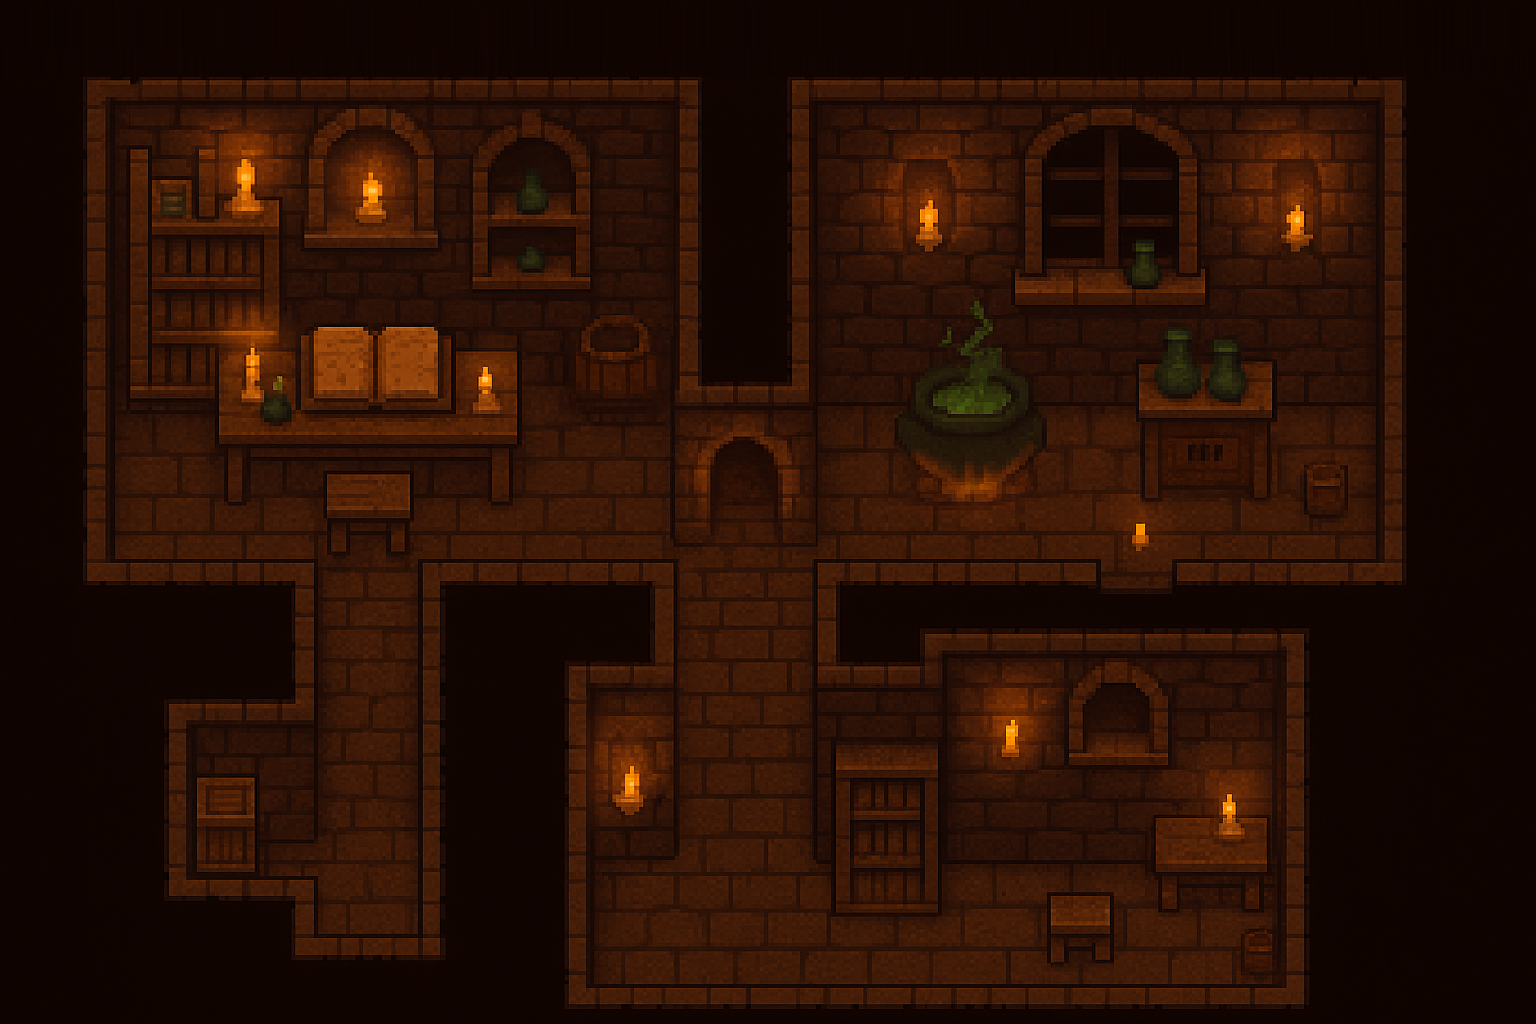

A 2D game scene composited from a Tiled map and its tileset images. What follows is a short description and the map's XML, with each tile layer's data collapsed to a summary:
An orthogonal 48x32 tile map with 32x32 px tiles, 1 tile layer (fondo) and 19 objects.

<map version="1.10" tiledversion="1.11.2" orientation="orthogonal" renderorder="right-down" width="48" height="32" tilewidth="32" tileheight="32" infinite="0" nextlayerid="3" nextobjectid="24">
 <editorsettings>
  <export target="../static/Nosale.json" format="json" />
 </editorsettings>
 <tileset firstgid="1" name="Fondo" tilewidth="32" tileheight="32" tilecount="1536" columns="48">
  <image source="../static/FondoCasaU.png" width="1536" height="1024" />
 </tileset>
 <layer id="1" name="fondo" width="48" height="32">
  <data>[1536 cells, 1536 non-empty, 1536 distinct tile ids]</data>
 </layer>
 <objectgroup id="2" name="Objetos">
  <object id="1" x="-2" y="-4.60606" width="1538" height="332.606" />
  <object id="2" x="1384.85" y="328.97" width="151.515" height="698.303" />
  <object id="3" x="0" y="328" width="106.061" height="699.273" />
  <object id="4" x="418" y="562" width="252" height="192" />
  <object id="6" x="420" y="756" width="162" height="232" />
  <object id="7" x="108" y="988" width="1276" height="38" />
  <object id="8" x="814" y="562" width="572" height="278" />
  <object id="9" x="1286" y="844" width="96" height="140" />
  <object id="10" x="110" y="564" width="146" height="422" />
  <object id="11" x="258" y="940" width="160" height="42" />
  <object id="12" x="376" y="1136" width="2" height="2" />
  <object id="13" x="258" y="564" width="52" height="148" />
  <object id="14" x="258" y="872" width="56" height="68" />
  <object id="15" x="680" y="332" width="124" height="106" />
  <object id="17" x="326" y="372" width="80" height="144">
   <properties>
    <property name="tecla" value="E" />
    <property name="texto" value="Esta cubierto de polvo." />
    <property name="tipo" value="inspeccionar" />
   </properties>
   <ellipse />
  </object>
  <object id="18" x="926" y="376" width="94" height="114">
   <properties>
    <property name="tecla" value="E" />
    <property name="texto" value="Huele raro y tiene muchas burbujas." />
    <property name="tipo" value="inspeccionar" />
   </properties>
   <ellipse />
  </object>
  <object id="19" x="1164" y="388" width="84" height="88">
   <properties>
    <property name="tecla" value="E" />
    <property name="texto" value="Me pregunto si tendrá algo interesante por aquí." />
    <property name="tipo" value="inspeccionar" />
   </properties>
   <ellipse />
  </object>
  <object id="20" x="848" y="870" width="80" height="64">
   <properties>
    <property name="tecla" value="E" />
    <property name="texto" value="Demasiado alto como para tomar algo." />
    <property name="tipo" value="inspeccionar" />
   </properties>
   <ellipse />
  </object>
  <object id="21" x="702" y="468" width="92" height="62">
   <properties>
    <property name="tecla" value="G" />
    <property name="texto" value="Salir." />
    <property name="tipo" value="salida" />
   </properties>
   <ellipse />
  </object>
 </objectgroup>
</map>